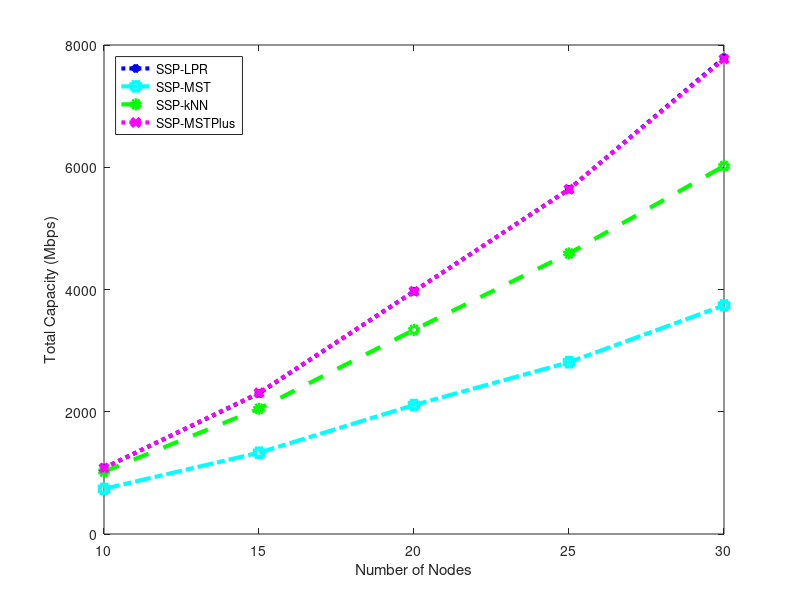

Source code (MATLAB): (Note: this script raises an error after producing the figure.)
figure(2);
X = [ 10, 15, 20, 25, 30 ];

% data from first run
%SSPLPR = [ 1.02e+09, 2.30e+09, 3.97e+09, 5.63e+09, 7.79e+09 ];
%SSPMST = [ 7.22e+08, 1.32e+09, 2.11e+09  2.80e+09, 3.74e+09 ];
%SSPkNN = [ 9.84e+08, 2.05e+09, 3.34e+09, 4.59e+09, 6.01e+09 ];

% data from new run

SSPLPR = [ 1.08E+09, 2.30E+09, 3.97E+09, 5.64E+09, 7.79E+09 ];
SSPMST = [ 7.39E+08, 1.33E+09, 2.11E+09, 2.81E+09, 3.74E+09 ];
SSPkNN = [ 1.02E+09, 2.05E+09, 3.34E+09, 4.59E+09, 6.02E+09 ];
SSPMSTP = [ 1.08E+09, 2.31E+09, 3.97E+09, 5.64E+09, 7.77E+09 ];

SSPLPR = SSPLPR / 1000000;
SSPMST = SSPMST / 1000000;
SSPMSTP = SSPMSTP / 1000000;
SSPkNN = SSPkNN / 1000000;

plot(X,SSPLPR,':*b','LineWidth',3);
hold on;
plot(X,SSPMST,'-.sc','LineWidth',3);
plot(X,SSPkNN,'--og ','LineWidth',3);
plot(X,SSPMSTP, ':xm', 'LineWidth', 3);

xlabel('Number of Nodes');
ylabel('Total Capacity (Mbps)');
legend('SSP-LPR','SSP-MST','SSP-kNN', 'SSP-MSTPlus', "Location", "NorthWest");
hold off;
fixAxes;
print(2, "scenario2.eps", "-deps");
print(2, "scenario2.pdf", "-dpdf");
